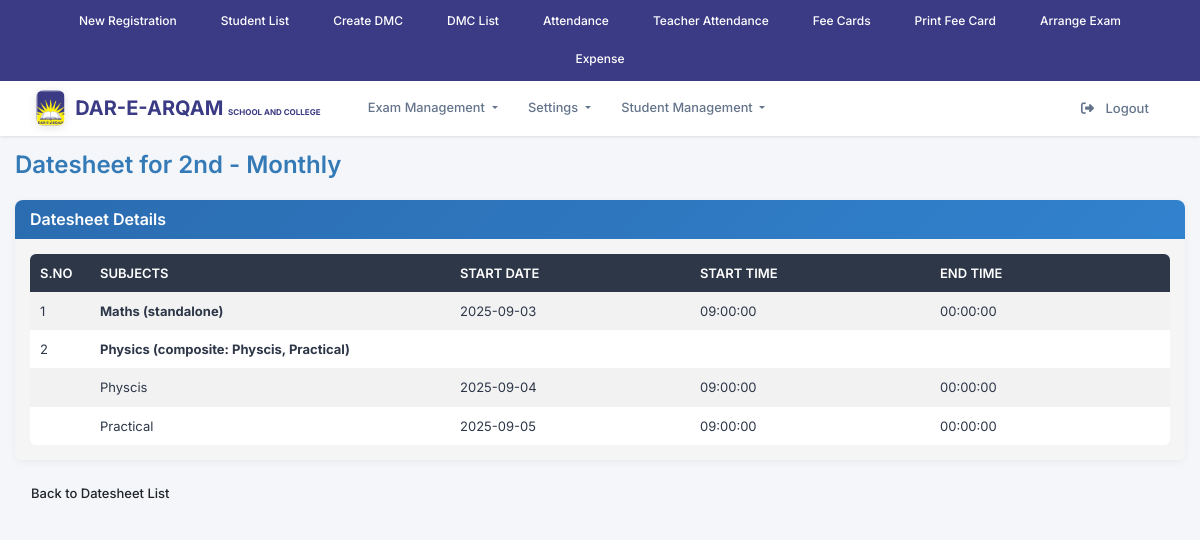
Screenshot of /view_datesheet.php?exam_id=11&class_id=2&exam_type=Monthly (signed in) with the database file from the repository.
### tables this page shows
CREATE TABLE `modules` (
  `id` int(11) NOT NULL,
  `parent_id` int(11) DEFAULT NULL,
  `title` varchar(100) NOT NULL,
  `url` varchar(255) NOT NULL DEFAULT '#',
  `description` varchar(255) DEFAULT NULL,
  `status` tinyint(1) DEFAULT 1,
  `created_at` timestamp NOT NULL DEFAULT current_timestamp(),
  `type` enum('Parent','Child') NOT NULL DEFAULT 'Parent'
);

CREATE TABLE `classes` (
  `id` int(11) NOT NULL,
  `course_id` int(11) DEFAULT NULL,
  `title` varchar(255) NOT NULL,
  `dated` date NOT NULL DEFAULT current_timestamp(),
  `status` int(11) DEFAULT NULL
);

CREATE TABLE `exam_datesheet` (
  `id` int(11) NOT NULL,
  `arrange_exam_id` int(11) NOT NULL,
  `class_id` int(11) NOT NULL,
  `subject_id` int(11) NOT NULL,
  `start_date` date NOT NULL,
  `start_time` time NOT NULL,
  `end_time` time NOT NULL,
  `dated` datetime NOT NULL DEFAULT current_timestamp(),
  `status` int(11) NOT NULL DEFAULT 0,
  `sub_subject_id` int(11) DEFAULT NULL
);

CREATE TABLE `subjects` (
  `id` int(11) NOT NULL,
  `title` varchar(255) NOT NULL,
  `type` enum('standalone','composite','') NOT NULL,
  `total_marks` int(11) DEFAULT NULL,
  `created_at` datetime NOT NULL DEFAULT current_timestamp(),
  `status` int(11) NOT NULL DEFAULT 0
);

CREATE TABLE `sub_subjects` (
  `id` int(11) NOT NULL,
  `subject_id` int(11) NOT NULL,
  `title` varchar(255) NOT NULL,
  `marks` int(11) DEFAULT NULL,
  `created_at` datetime NOT NULL DEFAULT current_timestamp(),
  `status` int(11) NOT NULL DEFAULT 0
);

### view_datesheet.php (the view, shortened to what this page needs)
<?php
require_once('conn_inc.php');
function getExamDetails($conn, $arrange_exam_id, $class_id) {
    $data = ['exam' => [], 'class' => []];
    $stmt = $conn->prepare("
        SELECT ae.id, ae.exam_type_id, ae.start_date, et.title AS exam_type_title
        FROM arrange_exam ae
        JOIN exam_types et ON ae.exam_type_id = et.id
        WHERE ae.id = ? AND ae.class_id = ?
    ");
    $stmt->bind_param("ii", $arrange_exam_id, $class_id);
    if ($stmt->execute()) {
        $result = $stmt->get_result();
        $data['exam'] = $result->fetch_assoc();
    }
    $stmt = $conn->prepare("SELECT id, title FROM classes WHERE id = ?");
    $stmt->bind_param("i", $class_id);
    if ($stmt->execute()) {
        $result = $stmt->get_result();
        $data['class'] = $result->fetch_assoc();
    }
    return $data;
}
function getDatesheet($conn, $arrange_exam_id) {
    $datesheet = [];
    $stmt = $conn->prepare("
        SELECT ed.id, ed.subject_id, ed.sub_subject_id, ed.start_date, ed.start_time, ed.end_time,
               s.title AS subject_title, s.type, ss.title AS sub_subject_title
        FROM exam_datesheet ed
        JOIN subjects s ON ed.subject_id = s.id
        LEFT JOIN sub_subjects ss ON ed.sub_subject_id = ss.id
        WHERE ed.arrange_exam_id = ?
        ORDER BY ed.start_date, s.title, ss.title
    ");
    $stmt->bind_param("i", $arrange_exam_id);
    $stmt->execute();
    $result = $stmt->get_result();
    while ($row = $result->fetch_assoc()) {
        $subject_id = $row['subject_id'];
        if (!isset($datesheet[$subject_id])) {
            $datesheet[$subject_id] = [
                'subject_id' => $row['subject_id'],
                'subject_title' => $row['subject_title'] ?? 'Untitled Subject',
                'type' => $row['type'],
                'sub_subjects' => []
            ];
            if ($row['type'] !== 'composite') {
                $datesheet[$subject_id]['id'] = $row['id'];
                $datesheet[$subject_id]['start_date'] = $row['start_date'];
                $datesheet[$subject_id]['start_time'] = $row['start_time'];
                $datesheet[$subject_id]['end_time'] = $row['end_time'];
            }
        }
        if ($row['sub_subject_id']) {
            $datesheet[$subject_id]['sub_subjects'][] = [
                'id' => $row['id'],
                'sub_subject_id' => $row['sub_subject_id'],
                'sub_subject_title' => $row['sub_subject_title'] ?? 'Untitled Sub-Subject',
                'start_date' => $row['start_date'],
                'start_time' => $row['start_time'],
                'end_time' => $row['end_time']
            ];
        }
    }
    return $datesheet;
}
function formatSubjectTitle($subject) {
    $title = isset($subject['subject_title']) ? htmlspecialchars($subject['subject_title']) : 'Untitled Subject';
    $title .= ' (' . $subject['type'];
    if ($subject['type'] === 'composite' && !empty($subject['sub_subjects'])) {
        $sub_titles = array_map(function($sub) {
            return htmlspecialchars($sub['sub_subject_title'] ?? 'Untitled Sub-Subject');
        }, $subject['sub_subjects']);
        $title .= ': ' . implode(', ', $sub_titles);
    }
    $title .= ')';
    return $title;
}
$arrange_exam_id = isset($_GET['exam_id']) ? intval($_GET['exam_id']) : 0;
$class_id = isset($_GET['class_id']) ? intval($_GET['class_id']) : 0;
$exam_type_title = isset($_GET['exam_type']) ? htmlspecialchars($_GET['exam_type']) : '';
$details = getExamDetails($conn, $arrange_exam_id, $class_id);
$class = $details['class'];
$datesheet = getDatesheet($conn, $arrange_exam_id);
?>
<!DOCTYPE html>
<html lang="en">
<head>
</head>
<body>
<?php require_once('navbar.php'); ?>
<div class="container">
    <div class="row">
        <div class="col-md-12">
            <h3 class="exam-title">
                Datesheet for <?php echo htmlspecialchars($class['title']); ?> - <?php echo htmlspecialchars($exam_type_title); ?>
            </h3>
            <div class="panel panel-info">
                <div class="panel-heading">
                    <h3 class="panel-title">Datesheet Details</h3>
                </div>
                <div class="panel-body">
                    <?php if (!empty($datesheet)): ?>
                        <div class="table-responsive">
                            <table class="table table-bordered table-striped table-hover">
                                <thead>
                                    <tr>
                                        <th style="width: 5%;">S.No</th>
                                        <th style="width: 30%;">Subjects</th>
                                        <th style="width: 20%;">Start Date</th>
                                        <th style="width: 20%;">Start Time</th>
                                        <th style="width: 20%;">End Time</th>
                                    </tr>
                                </thead>
                                <tbody>
                                    <?php $counter = 1; ?>
                                    <?php foreach ($datesheet as $ds): ?>
                                        <tr class="subject-row">
                                            <td class="subject-sno"><?php echo $counter++; ?></td>
                                            <td class="subject-title"><?php echo formatSubjectTitle($ds); ?></td>
                                            <?php if ($ds['type'] !== 'composite'): ?>
                                                <td><?php echo htmlspecialchars($ds['start_date'] ?? ''); ?></td>
                                                <td><?php echo htmlspecialchars($ds['start_time'] ?? ''); ?></td>
                                                <td><?php echo htmlspecialchars($ds['end_time'] ?? ''); ?></td>
                                            <?php else: ?>
                                                <td></td><td></td><td></td>
                                            <?php endif; ?>
                                        </tr>
                                        <?php if ($ds['type'] === 'composite'): ?>
                                            <?php foreach ($ds['sub_subjects'] as $sub_ds): ?>
                                                <tr class="sub-subject-row">
                                                    <td></td>
                                                    <td><?php echo htmlspecialchars($sub_ds['sub_subject_title'] ?? 'Untitled Sub-Subject'); ?></td>
                                                    <td><?php echo htmlspecialchars($sub_ds['start_date'] ?? ''); ?></td>
                                                    <td><?php echo htmlspecialchars($sub_ds['start_time'] ?? ''); ?></td>
                                                    <td><?php echo htmlspecialchars($sub_ds['end_time'] ?? ''); ?></td>
                                                </tr>
                                            <?php endforeach; ?>
                                        <?php endif; ?>
                                    <?php endforeach; ?>
                                </tbody>
                            </table>
                        </div>
                    <?php else: ?>
                        <div class="alert alert-info text-center">
                            No datesheet entries found.
                        </div>
                    <?php endif; ?>
                </div>
            </div>
            <div class="text-right">
                <a href="datesheet_list.php" class="btn btn-default">
                    <span class="glyphicon glyphicon-remove"></span> Back to Datesheet List
                </a>
            </div>
        </div>
    </div>
</div>
</body>
</html>

### navbar.php (shortened to what this page needs)
<?php
require_once('conn_inc.php');
$user_id = $_SESSION['user_id'] ?? 0;
$role_modules = [];
if ($user_id) {
    $qry = "
        SELECT m.id, m.parent_id, m.title, m.url
        FROM role_modules rm
        INNER JOIN modules m ON rm.module_id = m.id
        INNER JOIN users u ON rm.role_id = u.role_id
        WHERE u.id = ?
        ORDER BY m.parent_id, m.title
    ";
    $stmt = $conn->prepare($qry);
    $stmt->bind_param("i", $user_id);
    $stmt->execute();
    $res = $stmt->get_result();
    while ($row = $res->fetch_assoc()) {
        $parent_id = $row['parent_id'] ?? 0;
        if ($parent_id == 0) {
            if (!isset($role_modules[$row['id']])) {
                $role_modules[$row['id']] = [
                    'title' => $row['title'],
                    'url' => $row['url'] ?? '#',
                    'children' => []
                ];
            }
        } else {
            $role_modules[$parent_id]['children'][] = [
                'title' => $row['title'],
                'url' => $row['url'] ?? '#'
            ];
        }
    }
}
?>
<link href="https://cdn.jsdelivr.net/npm/bootstrap@5.3.3/dist/css/bootstrap.min.css" rel="stylesheet">
<link href="https://cdnjs.cloudflare.com/ajax/libs/font-awesome/6.5.0/css/all.min.css" rel="stylesheet">
<div class="top-quick-bar" style="background-color: #3b3a85 !important;">
  <div class="quick-links-horizontal">
    <a href="student_registration.php" class="quick-link-horizontal-btn">
      New Registration
    </a>
    <a href="student_list.php" class="quick-link-horizontal-btn">
      Student List
    </a>
    <a href="create_dmcs.php" class="quick-link-horizontal-btn">
      Create DMC
    </a>
    <a href="dmc_list.php" class="quick-link-horizontal-btn">
      DMC List
    </a>
    <a href="attendance_class.php" class="quick-link-horizontal-btn">
      Attendance
    </a>
    <a href="users_attendance.php" class="quick-link-horizontal-btn">
      Teacher Attendance
    </a>
    <a href="fee_card_create_monthly.php" class="quick-link-horizontal-btn">
      Fee Cards
    </a>
    <a href="student_feecards.php" class="quick-link-horizontal-btn">
      Print Fee Card
    </a>
    <a href="arrange_exam.php" class="quick-link-horizontal-btn">
      Arrange Exam
    </a>
    <a href="expense.php" class="quick-link-horizontal-btn">
      Expense
    </a>
  </div>
</div>
<nav class="navbar navbar-expand-lg navbar-light sticky-top">
  <div class="container-fluid">
    <div class="navbar-main-content">
      <a class="navbar-brand" href="index.php">
        <img src="logo2.png" alt="Logo">
        <div class="brand-text"><span style="font-size:20px;color: #16253e !important;">DAR-E-ARQAM <small>SCHOOL AND COLLEGE</small></span> </div>
      </a>
      <div class="collapse navbar-collapse" id="mainNavbar">
        <ul class="navbar-nav me-auto mb-2 mb-lg-0">
          <?php foreach ($role_modules as $module_id => $module): ?>
            <?php
            $is_dropdown = !empty($module['children']);
            $module_title = isset($module['title']) ? $module['title'] : '';
            $module_url = isset($module['url']) ? $module['url'] : '#';
            ?>
            <li class="nav-item <?php echo $is_dropdown ? 'dropdown' : ''; ?>">
              <?php if (!$is_dropdown && !empty($module_title) && !empty($module_url) && $module_url != '#'): ?>
                <a class="nav-link <?php echo $module_url === 'index.php' ? 'active' : ''; ?>" href="<?php echo htmlspecialchars($module_url); ?>">
                  <?php echo htmlspecialchars($module_title); ?>
                </a>
              <?php elseif ($is_dropdown && !empty($module_title)): ?>
                <a class="nav-link dropdown-toggle" href="#" id="<?php echo htmlspecialchars(strtolower(str_replace(' ', '', $module_title))); ?>Dropdown" role="button" data-bs-toggle="dropdown">
                  <?php echo htmlspecialchars($module_title); ?>
                </a>
              <?php endif; ?>
            </li>
          <?php endforeach; ?>
        </ul>
        <ul class="navbar-nav ms-auto">
          <li class="nav-item">
            <a class="nav-link btn btn-logout rounded-5" href="logout.php">
              <i class="fa-solid fa-right-from-bracket me-2"></i>
              Logout
            </a>
          </li>
        </ul>
      </div>
    </div>
  </div>
</nav>

### rows the page displays
modules: title "Exam Management"
modules: title "Student Management"
classes: title "2nd"
exam_datesheet: subject.type "Maths (standalone)", start_date "2025-09-03", start_time "09:00:00", end_time "00:00:00"
exam_datesheet: ds "Physics (composite: Physcis, Practical)", sub_subject.title "Physcis", start_date "2025-09-04", start_time "09:00:00", end_time "00:00:00"
exam_datesheet: sub_subject.title "Practical", start_date "2025-09-05", start_time "09:00:00", end_time "00:00:00"

### other values shown
$module_title "Settings"
$exam_type_title "Monthly"
